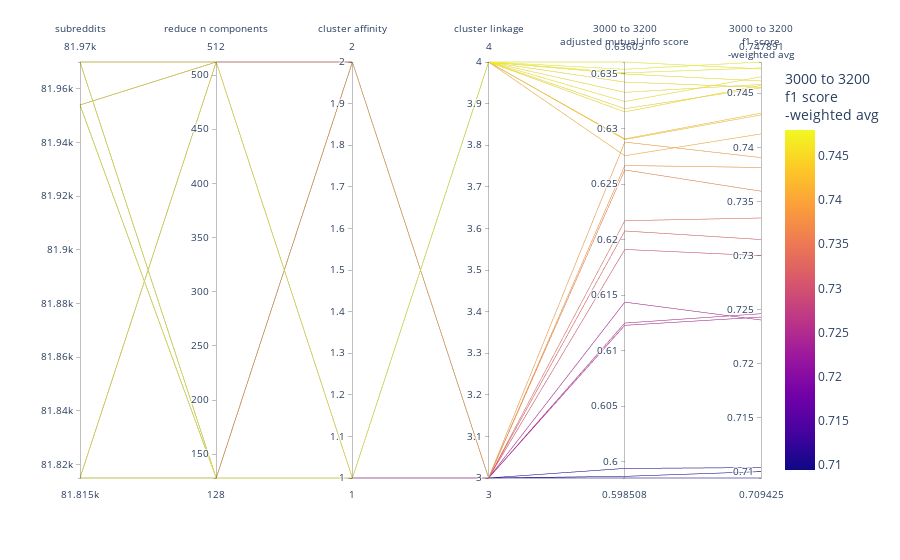

Notebook code for this chart:
### Markdown cell above
## Exclude runs lowest performing runs

Remove the worst runs to better understand the parameters driving the high-value runs.

remember to `.reset_index()` after flintering (before plotting)!

### Code cell
l_cols_plot_raw_ = l_parallel_params + l_parallel_metrics_3k
l_cols_plot_clean_ = [rename_col_for_display(c) for c in l_cols_plot_raw_]
df_plot_ = (
    df_mlf_clustering_candidates
    [l_cols_plot_raw_]
    .fillna({'params._pipe-reduce__n_components': 512, 'params._pipe-normalize__norm': 'None'})  # for SVD nulls & norm nulls
    .rename(columns={c: rename_col_for_display(c) for c in l_cols_plot_raw_})
    .reset_index(drop=True)
    .copy()
)
# remap cluster linkage so it shows up in plot
col_linkage_clean = 'cluster linkage'
col_affinity_clean = 'cluster affinity'
col_comp_clean = 'reduce n components'

df_plot_[col_linkage_clean] = df_plot_[col_linkage_clean].replace(d_linkage_to_num)
df_plot_[col_affinity_clean] = df_plot_[col_affinity_clean].replace(d_affinity_to_num)
df_plot_[col_comp_clean] = df_plot_[col_comp_clean].astype(int).replace(d_comp_to_num)
print(f"Linkage names:\n  {d_num_to_linkage}")
print(f"Affinity names:\n  {d_num_to_affinity}")
print(f"Component names:\n  {d_num_to_comp}")

# apply filters
df_plot_ = df_plot_[df_plot_[col_linkage_clean] != d_linkage_to_num['average']].reset_index(drop=True)
# df_plot_ = df_plot_[df_plot_[col_comp_clean] != 2].reset_index(drop=True)

fig = px.parallel_coordinates(
    df_plot_,
    color=l_cols_plot_clean_[-1],
    # dimensions=l_cols_plot_clean_,
    # labels={},
    # color_continuous_scale=px.colors.diverging.Tealrose,
    # color_continuous_midpoint=2
)
fig.show()

display(
    df_plot_.groupby([col_linkage_clean])[l_cols_plot_clean_[-2:]].mean()
)

### Figure 1 — Plotly figure (JSON) as saved in the notebook; plotly's stock layout.template omitted (floating-point values rounded to 4 significant figures)
{"data": [{"dimensions": [{"label": "subreddits", "values": [81815, 81954, 81815, 81954, 81970, 81970, 81815, 81815, 81954, 81970, 81970, 81954, 81815, 81815, 81954, 81815, 81815, 81954, 81954, 81954, 81970, 81970, 81970, 81970]}, {"label": "reduce n components", "values": [128, 512, 512, 128, 128, 512, 512, 128, 128, 512, 128, 512, 128, 512, 128, 512, 128, 128, 512, 512, 128, 128, 512, 512]}, {"label": "cluster affinity", "values": [1, 1, 1, 1, 1, 1, 2, 2, 2, 2, 2, 2, 1, 1, 1, 1, 1, 1, 1, 1, 1, 1, 1, 1]}, {"label": "cluster linkage", "values": [3, 3, 3, 3, 3, 3, 3, 3, 3, 3, 3, 3, 4, 4, 4, 4, 4, 4, 4, 4, 4, 4, 4, 4]}, {"label": "3000 to 3200<br>adjusted mutual info score<br>", "values": [0.6144, 0.5987, 0.5994, 0.6125, 0.6123, 0.5985, 0.6217, 0.6288, 0.6263, 0.6208, 0.6267, 0.6191, 0.636, 0.6325, 0.6349, 0.6291, 0.6333, 0.6354, 0.6315, 0.629, 0.635, 0.6342, 0.6318, 0.6276]}, {"label": "3000 to 3200<br>f1 score<br>-weighted avg<br><br>", "values": [0.724, 0.71, 0.7104, 0.7246, 0.7243, 0.7094, 0.7335, 0.7391, 0.7359, 0.7315, 0.7381, 0.73, 0.7473, 0.7465, 0.7461, 0.7432, 0.7458, 0.7479, 0.7457, 0.743, 0.7473, 0.7455, 0.7455, 0.7412]}], "domain": {"x": [0, 1], "y": [0, 1]}, "line": {"color": [0.724, 0.71, 0.7104, 0.7246, 0.7243, 0.7094, 0.7335, 0.7391, 0.7359, 0.7315, 0.7381, 0.73, 0.7473, 0.7465, 0.7461, 0.7432, 0.7458, 0.7479, 0.7457, 0.743, 0.7473, 0.7455, 0.7455, 0.7412], "coloraxis": "coloraxis"}, "name": "", "type": "parcoords"}], "layout": {"autosize": true, "coloraxis": {"colorbar": {"title": {"text": "3000 to 3200<br>f1 score<br>-weighted avg<br><br>"}}, "colorscale": [[0, "#0d0887"], [0.1111, "#46039f"], [0.2222, "#7201a8"], [0.3333, "#9c179e"], [0.4444, "#bd3786"], [0.5556, "#d8576b"], [0.6667, "#ed7953"], [0.7778, "#fb9f3a"], [0.8889, "#fdca26"], [1, "#f0f921"]]}, "legend": {"tracegroupgap": 0}, "margin": {"t": 60}}}
